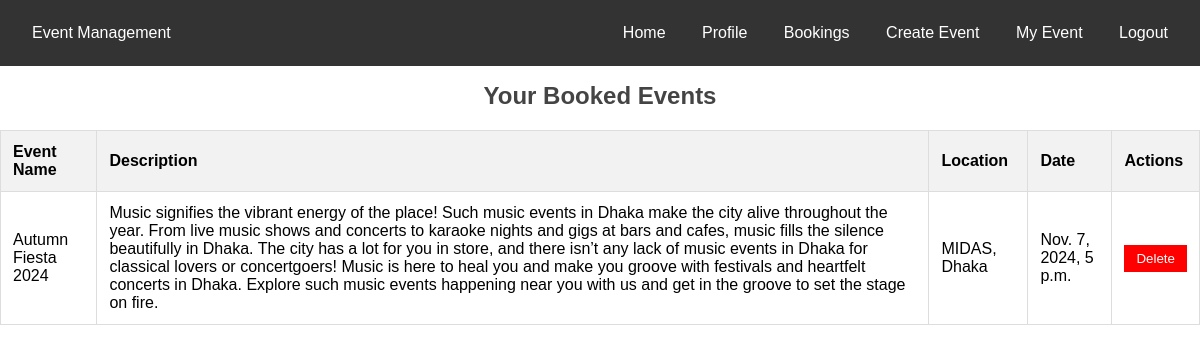
Page /event/my-booked-events/ (signed in) on the earlier database version.
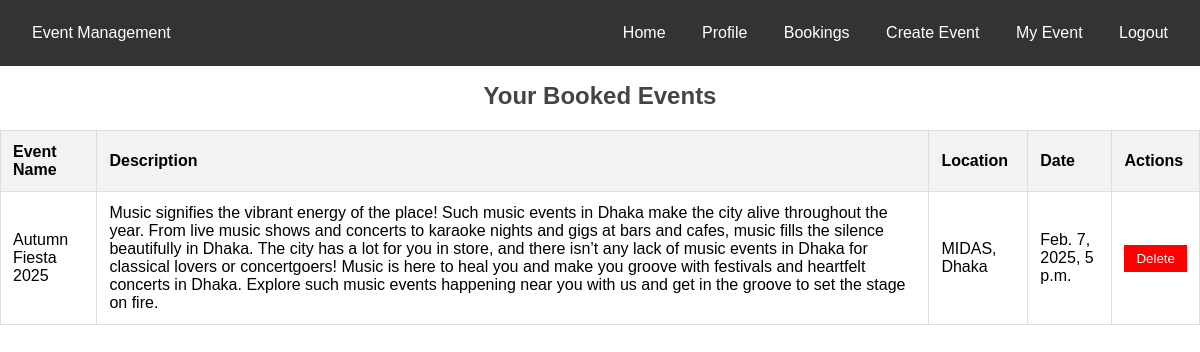
Same page on the later database version.
### event/models.py (models this page shows, shortened)
class Booking(models.Model):
    user = models.ForeignKey(User, on_delete=models.CASCADE)
    event = models.ForeignKey(Event, on_delete=models.CASCADE)
    class Meta:
        unique_together = ('user', 'event')

class Event(models.Model):
    CATEGORY_CHOICES = [
        ('conference', 'Conference'),
        ('concert', 'Concert'),
        ('workshop', 'Workshop'),
    ]
    name = models.CharField(max_length=200)
    description = models.TextField()
    location = models.CharField(max_length=200)
    date = models.DateTimeField()
    category = models.CharField(max_length=20, choices=CATEGORY_CHOICES)
    capacity = models.PositiveIntegerField()
    created_by = models.ForeignKey(
        User, on_delete=models.CASCADE, related_name="events")

### event/views.py (the view)
# urls.py: path('my-booked-events/', views.booked_events, name='booked_events'),
@login_required
def booked_events(request):
    bookings = Booking.objects.filter(
        user=request.user).select_related('event')
    return render(request, 'events/booked_events.html', {'bookings': bookings})

### event/templates/events/booked_events.html (shortened to what this page needs)
{% extends 'base.html' %}
{% block content %}
{% load static %}
<link rel="stylesheet" href="{% static 'css/booked.css' %}" />
<h1>Your Booked Events</h1>
<table>
  <thead>
    <tr>
      <th>Event Name</th>
      <th>Description</th>
      <th>Location</th>
      <th>Date</th>
      <th>Actions</th>
    </tr>
  </thead>
  <tbody>
    {% for booking in bookings %}
    <tr>
      <td>{{ booking.event.name }}</td>
      <td>{{ booking.event.description }}</td>
      <td>{{ booking.event.location }}</td>
      <td>{{ booking.event.date }}</td>
      <td>
        <form action="{% url 'delete_booking' booking.id %}" method="post" style="display: inline;">
          <button type="submit" class="btn-delete">Delete</button>
        </form>
      </td>
    </tr>
    {% empty %}
    <tr>
      <td colspan="5">No booked events found.</td>
    </tr>
    {% endfor %}
  </tbody>
</table>
{% endblock %}

Differences in the rows shown:
changed through a linked row, Booking "MIDAS, Dhaka": event.name "Autumn Fiesta 2024" → "Autumn Fiesta 2025"; event "Nov. 7, 2024, 5 p.m." → "Feb. 7, 2025, 5 p.m."
